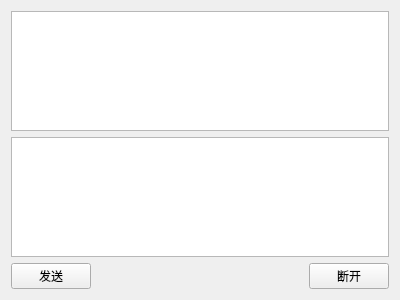
<?xml version="1.0" encoding="UTF-8"?>
<ui version="4.0">
 <class>server</class>
 <widget class="QWidget" name="server">
  <property name="geometry">
   <rect>
    <x>0</x>
    <y>0</y>
    <width>400</width>
    <height>300</height>
   </rect>
  </property>
  <property name="windowTitle">
   <string>server</string>
  </property>
  <layout class="QGridLayout" name="gridLayout">
   <item row="0" column="0" colspan="3">
    <widget class="QTextEdit" name="read">
     <property name="readOnly">
      <bool>true</bool>
     </property>
    </widget>
   </item>
   <item row="1" column="0" colspan="3">
    <widget class="QTextEdit" name="write"/>
   </item>
   <item row="2" column="0">
    <widget class="QPushButton" name="buttonsend">
     <property name="text">
      <string>发送</string>
     </property>
    </widget>
   </item>
   <item row="2" column="1">
    <spacer name="horizontalSpacer">
     <property name="orientation">
      <enum>Qt::Horizontal</enum>
     </property>
     <property name="sizeHint" stdset="0">
      <size>
       <width>217</width>
       <height>20</height>
      </size>
     </property>
    </spacer>
   </item>
   <item row="2" column="2">
    <widget class="QPushButton" name="buttonclose">
     <property name="text">
      <string>断开</string>
     </property>
    </widget>
   </item>
  </layout>
 </widget>
 <layoutdefault spacing="6" margin="11"/>
 <resources/>
 <connections/>
</ui>
